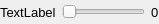
<?xml version="1.0" encoding="UTF-8"?>
<ui version="4.0">
 <class>CustomSlider</class>
 <widget class="QWidget" name="CustomSlider">
  <property name="geometry">
   <rect>
    <x>0</x>
    <y>0</y>
    <width>159</width>
    <height>24</height>
   </rect>
  </property>
  <property name="sizePolicy">
   <sizepolicy hsizetype="Fixed" vsizetype="Fixed">
    <horstretch>0</horstretch>
    <verstretch>0</verstretch>
   </sizepolicy>
  </property>
  <property name="windowTitle">
   <string>Form</string>
  </property>
  <layout class="QGridLayout" name="gridLayout">
   <property name="leftMargin">
    <number>0</number>
   </property>
   <property name="topMargin">
    <number>0</number>
   </property>
   <property name="rightMargin">
    <number>0</number>
   </property>
   <property name="bottomMargin">
    <number>0</number>
   </property>
   <item row="0" column="1">
    <layout class="QHBoxLayout" name="horizontalLayout">
     <item>
      <widget class="QSlider" name="wSlider">
       <property name="orientation">
        <enum>Qt::Horizontal</enum>
       </property>
      </widget>
     </item>
     <item>
      <widget class="QLabel" name="wSliderValue">
       <property name="font">
        <font>
         <family>Segoe UI</family>
         <pointsize>10</pointsize>
         <weight>50</weight>
         <bold>false</bold>
        </font>
       </property>
       <property name="text">
        <string>0</string>
       </property>
      </widget>
     </item>
    </layout>
   </item>
   <item row="0" column="0">
    <widget class="QLabel" name="wSliderTitle">
     <property name="font">
      <font>
       <family>Segoe UI</family>
       <pointsize>10</pointsize>
       <weight>50</weight>
       <bold>false</bold>
      </font>
     </property>
     <property name="text">
      <string>TextLabel</string>
     </property>
    </widget>
   </item>
  </layout>
 </widget>
 <resources/>
 <connections/>
</ui>
